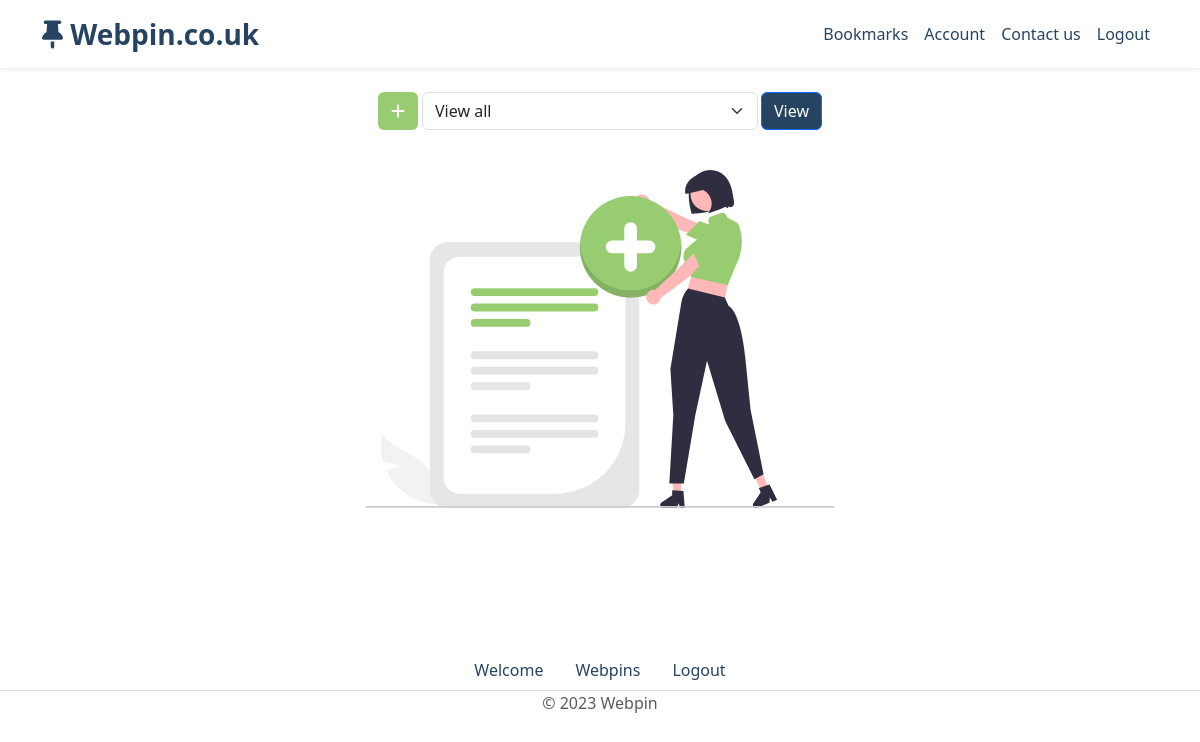
/bookmarks (signed in), run on an earlier commit of the app's database.
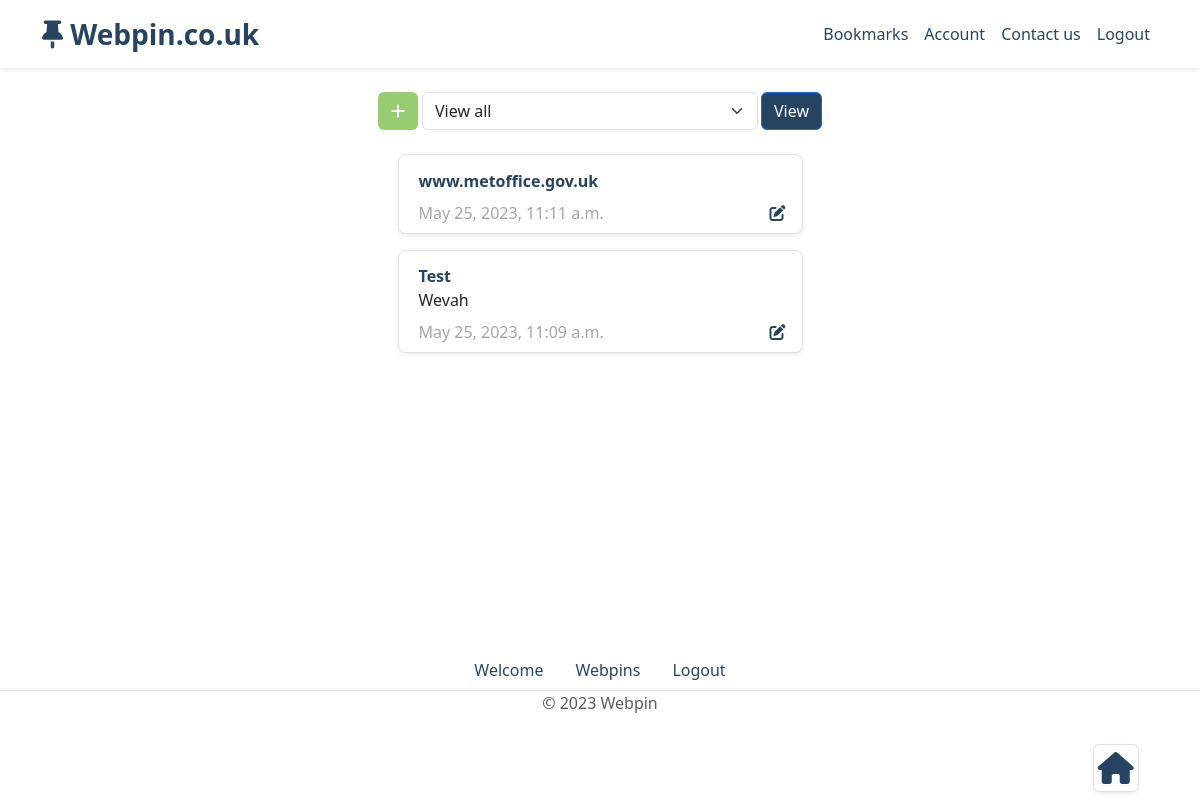
And on a later commit of the database.
### bookmarks_main/models.py (models this page shows, shortened)
class Saved_Bookmarks(models.Model):
    bookmark_title = models.CharField(max_length=500, null=True, blank=False)
    bookmark_address = models.CharField(max_length=1_000)
    bookmark_notes = models.CharField(max_length=100_000, null=True, blank=False)
    bookmark_catagory = models.CharField(max_length=250, null=True, blank=False)
    bookmark_save_date = models.DateTimeField(auto_now_add=True)
    author = models.ForeignKey(User, on_delete=models.CASCADE)

### bookmarks_main/views.py (the view, shortened to what this page needs)
# urls.py: path('bookmarks', views.userhome, name='home-page'),
@login_required(login_url="/members/login_user")
def userhome(request):
    context = {}
    bookmarks = Saved_Bookmarks.objects.filter(author=request.user.id).order_by('-bookmark_save_date')
    all_user_bookmarks = Saved_Bookmarks.objects.filter(author=request.user.id)
    all_user_bookmarks_list = list(all_user_bookmarks)
    if len(all_user_bookmarks_list) >= 1: context['all_user_bookmarks_list'] = True
    if request.method == 'POST' and 'delete_all_bookmarks' in request.POST:
        all_user_bookmarks.delete()
        return redirect(request.META['HTTP_REFERER'])
    context['bookmarks'] = bookmarks
    if bookmarks.exists():
        context['bookmark_exist'] = 'User has bookmarks'
    bookmark_list = [bookmark for bookmark in bookmarks]
    catagories = list(set([entry.bookmark_catagory for entry in bookmark_list if entry.bookmark_catagory != '']))
    context['catagories'] = catagories
    return render(request, 'bookmarks_main/index.html', context)

### bookmarks_main/templates/bookmarks_main/index.html (shortened to what this page needs)
{% extends './template.html' %}
{% block content %}
    {% if bookmark_exist %}
    <div class="row d-flex justify-content-end">
        <div class="col-1 me-3">
            <h2 class="p-1 rounded border shadow-sm" style="background-color: white; position:fixed; bottom: 0;"><a href="#anchor" style="color:#264461;"><i class="fa-solid fa-house"></i></a></h2>
        </div>
    </div>
    {% endif %}
    <nav class="navbar navbar-light" id="anchor">
        <div class="container-fluid justify-content-center">
            <button class="btn fs-6 fw-bold me-1" id="addbutton" style="background-color: rgb(151,205,112); color: white;" width="100%" type="button" data-bs-toggle="modal" data-bs-target="#SubmitNewBookmarkModal"><i class="fa-solid fa-plus"></i></button>
            <form method="post">
                <div class="input-group" id="categorybar">
                    <select class="form-select me-1 rounded" aria-label="Default select example" name="selected_bookmark_catagory" value="Select category">
                        <option selected>View all</option>
                    </select>
                    <input class="btn btn-primary rounded" style="background-color: #264461" type="submit" name="select_catagory" value="View">
                </div>
            </form>
        </div>
    </nav>
    <div class="row order-lg-3 d-flex justify-content-center">
        {% if bookmark_exist %}
        {% else %}
            {% load static %}
            <img class="p-3 mt-3" src="{% static 'bookmarks_main/undraw_save_to_bookmarks_re_8ajf.svg' %}" alt="undraw_pin_button" style="height: 100%; width: 500px;">
        {% endif %}
    </div>
    {% if bookmark_exist %}
    <div class="row mb-3 d-flex justify-content-center">
        <div class="order-lg-1 order-md-1 ms-3 me-3" style="width: 405px;">
                {% for bookmark in bookmarks %}
                    <form method="post">
                            <a href="{{bookmark.bookmark_address}}" target="_blank" rel="noopener noreferrer" style="text-decoration: none; color: #264461">
                                <div class="row p-1 mt-3 bg-white d-flex align-items-center shadow-sm border rounded-3">
                                    <div class="row mt-2">
                                        <div class="col-auto">
                                            <span class="align-middle fw-bold ms-1">{{bookmark.bookmark_title}}</span>
                                        </div>
                                    </div>
                                    {% if bookmark.bookmark_notes %}
                                    <div class="row text-dark">
                                        <div class="col-auto text-break overflow-auto">
                                            <span class="ms-1 mt-1" style="max-height:25px;">{{bookmark.bookmark_notes}}</span>
                                        </div>
                                    </div>
                                    {% endif %}
                                    <div class="row-auto mt-1 py-1">
                                            <div class="d-flex justify-content-between">
                                                <span class="ms-1" style="color:rgb(165, 165, 165);">{{bookmark.bookmark_save_date}}</span>
                                                <a href="{% url 'edit-bookmark' bookmark.id %}" style="color: #264461"><i class="fa-solid fa-pen-to-square"></i></a>
                                            </div>
                                    </div>
                                </div>
                            </a>
                    </form>
                {% endfor %}
        </div>
    </div>
    {% endif %}
{% endblock %}

What changed in the data, as far as the page shows it:
added Saved_Bookmarks: bookmark_title "www.metoffice.gov.uk", bookmark_save_date "May 25, 2023, 11:11 a.m."
added Saved_Bookmarks: bookmark_title "Test", bookmark_notes "Wevah", bookmark_save_date "May 25, 2023, 11:09 a.m."
